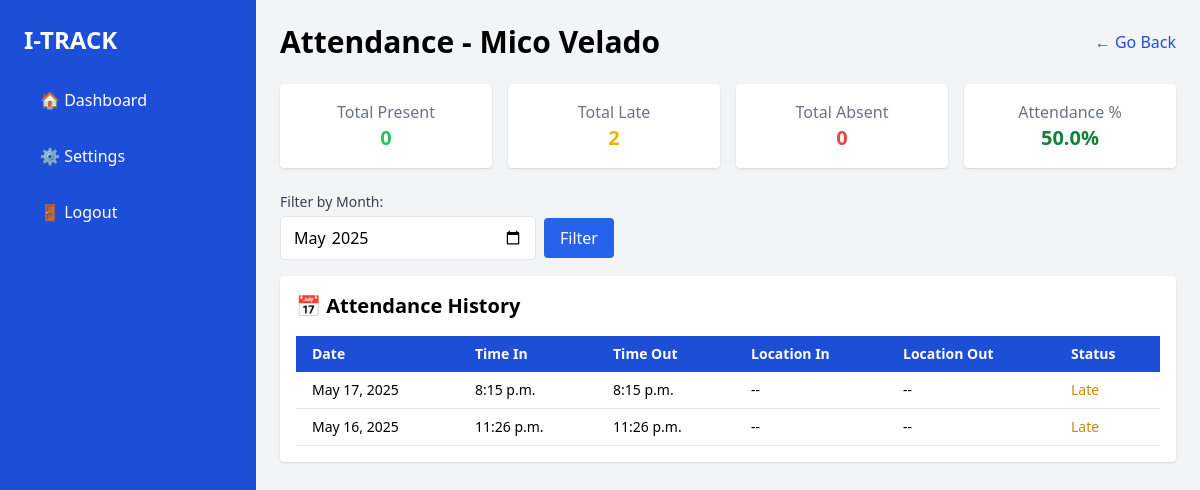
Screenshot of /supervisor/interns/103/attendance/ (signed in) with the database file from the repository.
### attendance/models.py (models this page shows, shortened)
class CustomUser(AbstractUser):
    ROLE_CHOICES = (
        ('supervisor', 'Supervisor'),
        ('intern', 'Intern'),
    )
    username = None  # <--- THIS REMOVES THE USERNAME FIELD
    email = models.EmailField(_('email address'), unique=True)
    role = models.CharField(max_length=20, choices=ROLE_CHOICES)
    student_id = models.CharField(max_length=20, unique=True, null=True, blank=True)  # Student ID field
    must_change_password = models.BooleanField(default=True)
    USERNAME_FIELD = 'email'
    REQUIRED_FIELDS = []
    objects = CustomUserManager()

class Attendance(models.Model):
    intern = models.ForeignKey(
        settings.AUTH_USER_MODEL,
        on_delete=models.CASCADE,
        limit_choices_to={'role': 'intern'}
    )
    date = models.DateField(default=timezone.now)
    time_in = models.TimeField(null=True, blank=True)
    time_out = models.TimeField(null=True, blank=True)
    location_in = models.CharField(max_length=255, blank=True)
    location_out = models.CharField(max_length=255, blank=True)
    STATUS_CHOICES = (
        ('Present', 'Present'),
        ('Late', 'Late'),
        ('Absent', 'Absent'),
    )
    status = models.CharField(max_length=10, choices=STATUS_CHOICES, default='Absent')
    class Meta:
        unique_together = ('intern', 'date')  # Prevent duplicate entries per day

### attendance/views.py (the view)
# urls.py: path('supervisor/interns/<int:intern_id>/attendance/', views.view_intern_attendance, name='view_intern_attendance'),
@login_required
def view_intern_attendance(request, intern_id):
    intern = get_object_or_404(CustomUser, id=intern_id, role='intern')
    course_student = CourseStudent.objects.filter(student=intern).first()
    course_id = course_student.course.id if course_student else None
    month = request.GET.get('month')
    if month:
        year, month_num = map(int, month.split('-'))
        attendance_records = Attendance.objects.filter(
            intern=intern,
            date__year=year,
            date__month=month_num
        ).order_by('-date')
    else:
        attendance_records = Attendance.objects.filter(intern=intern).order_by('-date')
    present_count = attendance_records.filter(status="Present").count()
    late_count = attendance_records.filter(status="Late").count()
    absent_count = attendance_records.filter(status="Absent").count()
    total = present_count + late_count + absent_count
    effective_attendance = present_count + (late_count * 0.5)
    attendance_percentage = round((effective_attendance / total) * 100, 2) if total > 0 else 100.0
    return render(request, 'Supervisor/attendance-view.html', {
        'student': intern,
        'attendance_records': attendance_records,
        'present_count': present_count,
        'late_count': late_count,
        'absent_count': absent_count,
        'attendance_percentage': attendance_percentage,
        'current_month': month or timezone.now().strftime('%Y-%m')
    })

### attendance/templates/Supervisor/attendance-view.html (shortened to what this page needs)
{% load static %}
<!DOCTYPE html>
<html lang="en">
<head>
  <script src="https://cdn.tailwindcss.com"></script>
  <link rel="stylesheet" href="{% static 'assets/custom.css' %}">
</head>
<body class="bg-gray-100">
<div class="flex h-screen overflow-hidden">
  <aside id="sidebar" class="fixed lg:relative z-40 lg:z-auto top-0 left-0 w-64 h-full bg-blue-700 text-white p-6 transform -translate-x-full lg:translate-x-0 transition-transform duration-300 ease-in-out">
    <h2 class="text-2xl font-bold mb-6">I-TRACK</h2>
    <ul class="space-y-4">
      <li><a href="{% url 'supervisor_dashboard' %}" class="block py-2 px-4 rounded hover:bg-blue-600">🏠 Dashboard</a></li>
      <li><a href="#" class="block py-2 px-4 rounded hover:bg-blue-600">⚙️ Settings</a></li>
      <li><button onclick="openLogoutModal()" class="w-full text-left py-2 px-4 rounded hover:bg-red-600">🚪 Logout</button></li>
    </ul>
  </aside>
  <main class="flex-1 p-4 lg:p-6 overflow-y-auto transition-all duration-300">
    <div class="flex justify-between items-center mb-6">
      <h1 class="text-3xl font-bold">Attendance - {{ student.get_full_name }}</h1>
      <a href="#" id="backLink" class="text-blue-700 hover:underline">← Go Back</a>
    </div>
    <div class="grid grid-cols-2 gap-4 mb-6 sm:grid-cols-2 md:grid-cols-4">
      <div class="bg-white p-4 rounded shadow text-center">
        <p class="text-gray-500">Total Present</p>
        <p class="text-xl text-green-500 font-bold">{{ present_count }}</p>
      </div>
      <div class="bg-white p-4 rounded shadow text-center">
        <p class="text-gray-500">Total Late</p>
        <p class="text-xl text-yellow-500 font-bold">{{ late_count }}</p>
      </div>
      <div class="bg-white p-4 rounded shadow text-center">
        <p class="text-gray-500">Total Absent</p>
        <p class="text-xl text-red-500 font-bold">{{ absent_count }}</p>
      </div>
      <div class="bg-white p-4 rounded shadow text-center">
        <p class="text-gray-500">Attendance %</p>
        <p class="text-xl text-green-700 font-bold">{{ attendance_percentage }}%</p>
      </div>
    </div>
    <form method="GET" class="mb-4">
      <label for="month" class="block text-sm font-medium text-gray-700 mb-1">Filter by Month:</label>
      <div class="flex flex-col sm:flex-row items-start sm:items-center gap-2">
        <input type="month" name="month" id="month" value="{{ current_month }}" class="border rounded px-3 py-2 w-full sm:w-64">
        <button type="submit" class="bg-blue-600 text-white px-4 py-2 rounded hover:bg-blue-700">Filter</button>
      </div>
    </form>
    <div class="bg-white p-4 rounded shadow">
      <h2 class="text-xl font-semibold mb-4">📅 Attendance History</h2>
      <div class="overflow-x-auto">
        <table class="min-w-full text-sm text-left">
          <thead class="bg-blue-700 text-white">
            <tr>
              <th class="py-2 px-4">Date</th>
              <th class="py-2 px-4">Time In</th>
              <th class="py-2 px-4">Time Out</th>
              <th class="py-2 px-4">Location In</th>
              <th class="py-2 px-4">Location Out</th>
              <th class="py-2 px-4">Status</th>
            </tr>
          </thead>
          <tbody>
            {% for record in attendance_records %}
              <tr class="border-b">
                <td class="py-2 px-4">{{ record.date }}</td>
                <td class="py-2 px-4">{{ record.time_in|default:"--" }}</td>
                <td class="py-2 px-4">{{ record.time_out|default:"--" }}</td>
                <td class="py-2 px-4">{{ record.location_in|default:"--" }}</td>
                <td class="py-2 px-4">{{ record.location_out|default:"--" }}</td>
                <td class="py-2 px-4">
                  {% if record.status == "Present" %}
                    <span class="text-green-600 font-medium">{{ record.status }}</span>
                  {% elif record.status == "Late" %}
                    <span class="text-yellow-600 font-medium">{{ record.status }}</span>
                  {% else %}
                    <span class="text-red-600 font-medium">{{ record.status }}</span>
                  {% endif %}
                </td>
              </tr>
            {% empty %}
              <tr>
                <td colspan="6" class="text-center py-4 text-gray-500">No records found for this month.</td>
              </tr>
            {% endfor %}
          </tbody>
        </table>
      </div>
    </div>
  </main>
</div>
</body>
</html>

### rows the page displays
CustomUser: get_full_name "Mico Velado"
Attendance: date "May 17, 2025", time_in "8:15 p.m.", time_out "8:15 p.m.", location_in "--", location_out "--", status "Late"
Attendance: date "May 16, 2025", time_in "11:26 p.m.", time_out "11:26 p.m.", location_in "--", location_out "--", status "Late"

### other values shown
{{ present_count }} "0"
{{ late_count }} "2"
{{ absent_count }} "0"
{{ attendance_percentage }} "50.0"
